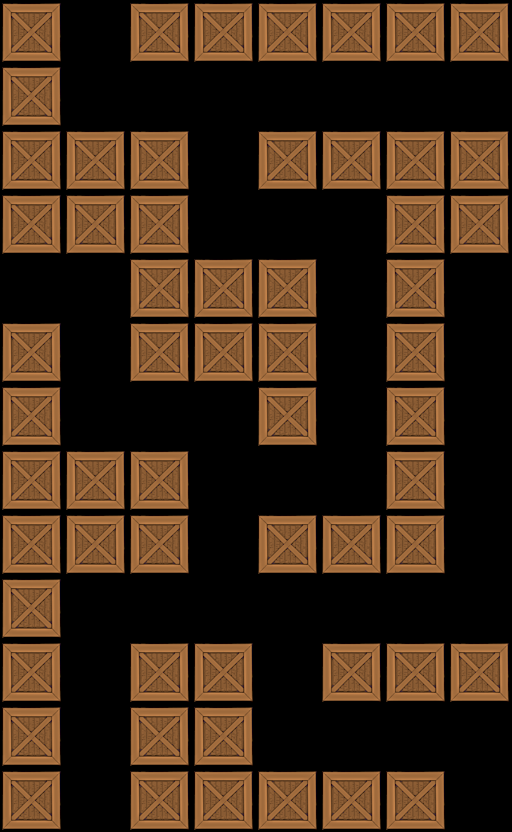

A 2D game scene composited from a Tiled map and its tileset images. What follows is a short description and the map's XML, with each tile layer's data collapsed to a summary:
An orthogonal 8x13 tile map with 64x64 px tiles, 1 tile layer (Tile Layer 1).

<map version="1.0" orientation="orthogonal" width="8" height="13" tilewidth="64" tileheight="64">
 <tileset firstgid="1" name="crate" tilewidth="64" tileheight="64">
  <image source="../../crate3.png" width="64" height="64" />
 </tileset>
 <layer name="Tile Layer 1" width="8" height="13">
  <data>[104 cells, 58 non-empty, 1 distinct tile ids]</data>
 </layer>
</map>
